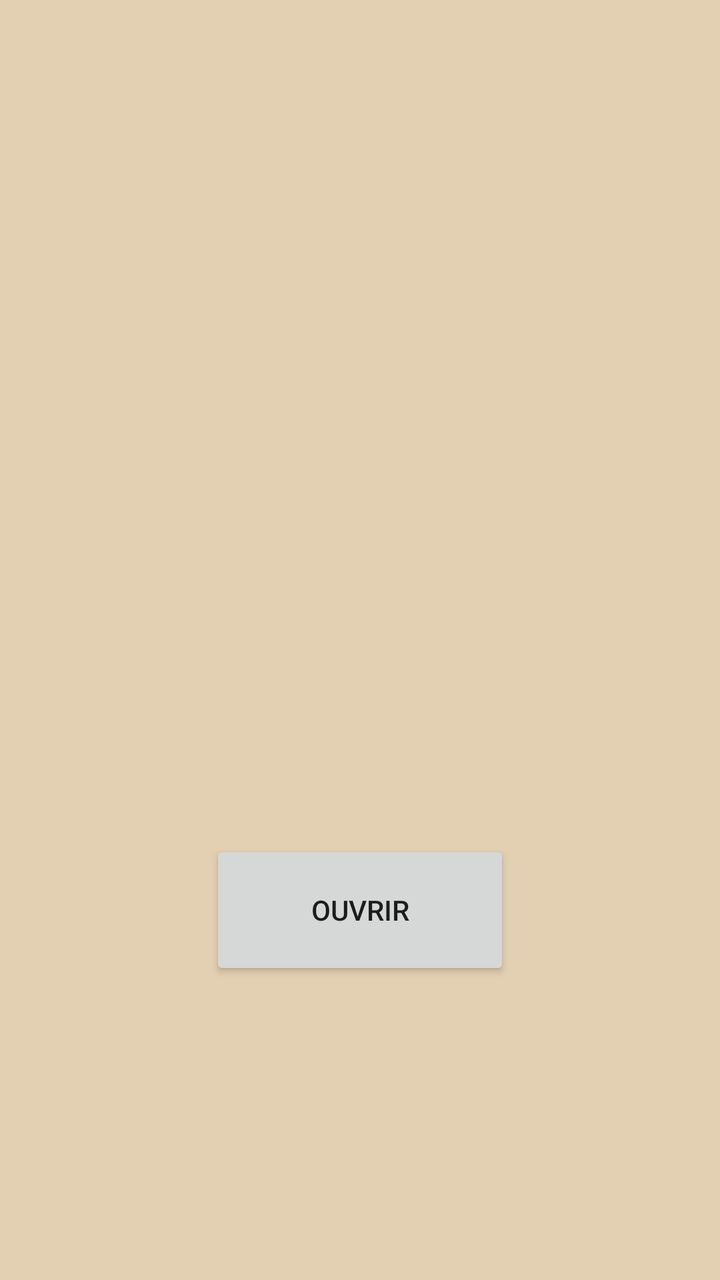
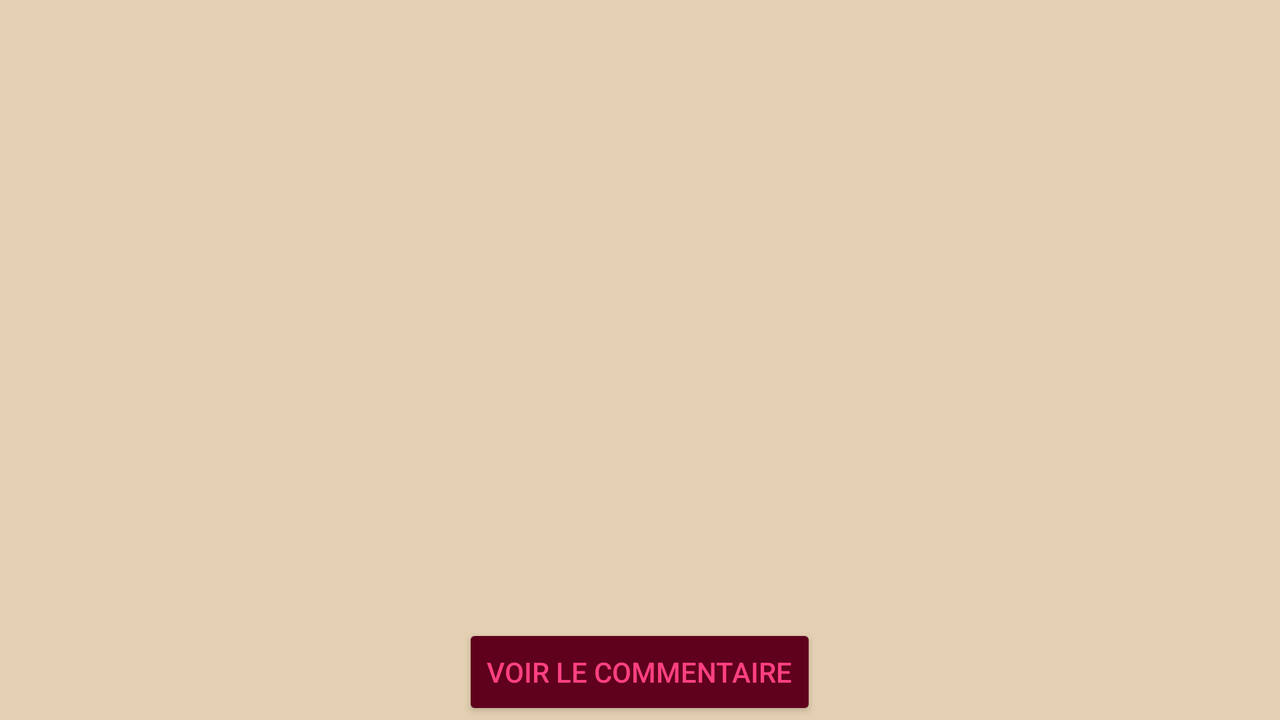

The same Android screen from two of the app's own layout files: first res/layout/ as a phone draws it, then the repository's variant for another configuration, drawn on a device whose configuration selects that folder. Both files follow.
<!-- AndroidManifest.xml: application theme AppTheme -->
<!-- res/layout/activity_see_comment.xml -->
<?xml version="1.0" encoding="utf-8"?>
<RelativeLayout xmlns:android="http://schemas.android.com/apk/res/android"
    android:orientation="vertical" android:layout_width="match_parent"
    android:layout_height="match_parent"
    android:weightSum="1">


    <ListView
        android:layout_width="match_parent"
        android:id="@+id/listviewSeeComment"
        android:layout_height="420dp"
        android:layout_weight="0.16" />

    <Button
        android:text="@string/open"
        android:layout_width="150dp"
        android:layout_height="70dp"
        android:layout_centerHorizontal="true"
        android:layout_below="@id/listviewSeeComment"
        android:id="@+id/buttonSeeComment" />


</RelativeLayout>
<!-- resources referenced by this layout -->
<resources>
  <string name="open">Ouvrir</string>
  <style name="AppTheme" parent="Theme.AppCompat.Light">
          
          <item name="colorPrimary">@color/colorPrimary</item>
          <item name="colorPrimaryDark">@color/colorPrimaryDark</item>
          <item name="colorAccent">@color/colorAccent</item>
          <item name="android:colorBackground">@color/colorBackground</item>
  
      </style>
  <color name="colorPrimary">#3F51B5</color>
  <color name="colorPrimaryDark">#303F9F</color>
  <color name="colorAccent">#ff4081</color>
  <color name="colorBackground">#E3CFB1</color>
</resources>
<!-- res/layout-land/activity_see_comment.xml (the repository's variant of the layout above) -->
<!-- drawn on the phone turned sideways -->
<?xml version="1.0" encoding="utf-8"?>
<RelativeLayout xmlns:android="http://schemas.android.com/apk/res/android"
    android:orientation="vertical" android:layout_width="match_parent"
    android:layout_height="match_parent"
    android:weightSum="1">


    <ListView
        android:layout_width="match_parent"
        android:layout_height="wrap_content"
        android:background="@color/colorAccent"
        android:id="@+id/listviewSeeComment"
        android:layout_above="@+id/buttonSeeComment" />

    <Button
        android:text="@string/see_comment"
        style="@style/btnColor"
        android:layout_width="wrap_content"
        android:layout_height="wrap_content"
        android:id="@+id/buttonSeeComment"
        android:layout_alignParentBottom="true"
        android:layout_centerHorizontal="true" />


</RelativeLayout>
<!-- resources referenced by the variant -->
<!-- as the phone turned sideways resolves them -->
<resources>
  <color name="colorAccent">#ff4081</color>
  <string name="see_comment">Voir le commentaire</string>
  <!-- from res/values-v21/ -->
  <style name="btnColor">
          <item name="android:backgroundTint" parent="android:Button">@color/colorButton</item>
          <item name="android:textColor">@color/colorAccent</item>
      </style>
  <style name="AppTheme" parent="Theme.AppCompat.Light">
          
          <item name="colorPrimary">@color/colorPrimary</item>
          <item name="colorPrimaryDark">@color/colorPrimaryDark</item>
          <item name="colorAccent">@color/colorAccent</item>
          <item name="android:colorBackground">@color/colorBackground</item>
  
      </style>
  <color name="colorButton">#5f001d</color>
  <color name="colorPrimary">#3F51B5</color>
  <color name="colorPrimaryDark">#303F9F</color>
  <color name="colorBackground">#E3CFB1</color>
</resources>
